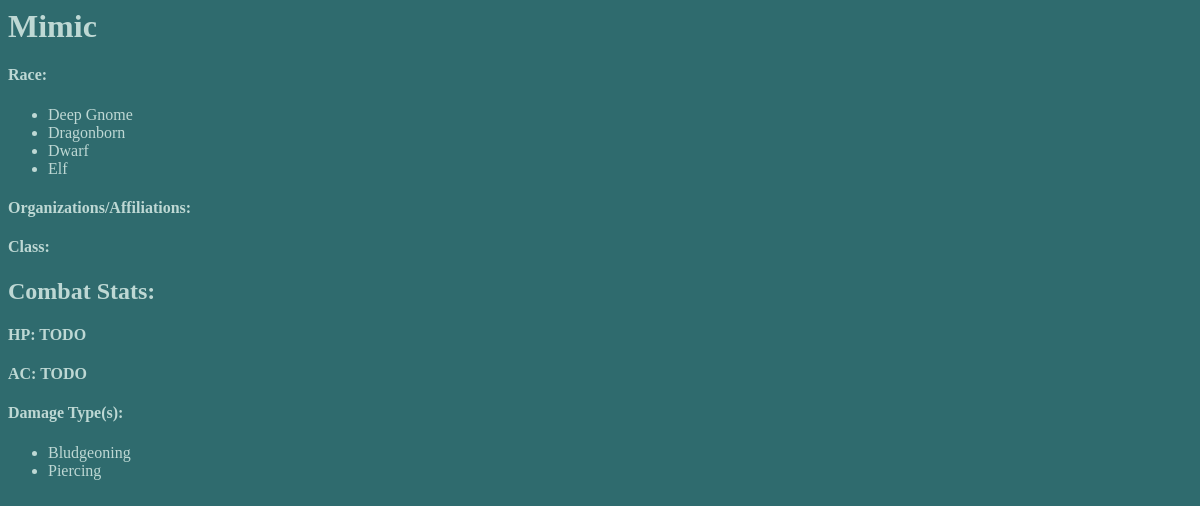
Screenshot of /dnd_codex/creature_detail/3/ with the database file from the repository.
### dnd_codex/models.py (models this page shows, shortened)
class Character(models.Model):
    race = models.ManyToManyField(Race, help_text="Select a race from previous races or create a new one using the + button\n")
    name = models.CharField(max_length=50)
    playableClass = models.ManyToManyField(PlayableClass, help_text="Enter a class for this character or leave blank if it is not known", blank="True", )
    organization = models.CharField(max_length=100, blank=True)
    description = models.TextField()
    damageType = models.ManyToManyField(DamageType, help_text="Select a damage type from previous types or create a new one using the + button\n", null=True, blank=True)
    class Meta:
        abstract =True

class Creature(Character):
    health = models.IntegerField(default =0)
    date_modified = models.DateTimeField(datetime.now())
    class Meta:
        verbose_name_plural='Creatures'

class Race(models.Model):
    name = models.CharField(max_length=50, help_text="Enter a race/species")
    class Meta:
        ordering = ["name"]

class DamageType(models.Model):
    name = models.CharField(max_length=75, help_text="Enter a Damage Type")
    class Meta:
        ordering = ["name"]

### dnd_codex/views.py (the view)
# urls.py: path("creature_detail/<int:creatureID>/", views.CreatureDetail, name="creature_detail"),
def CreatureDetail(request, creatureID):
    creature = get_object_or_404(Creature, id = creatureID)
    return render(request, "codex/creature_detail.html", {"creature": creature})

### dnd_codex/templates/codex/creature_detail.html (shortened to what this page needs)
{% load static %}
<head>
<link rel="stylesheet" href="{% static 'codex/style.css' %}">
</head>
<h1 class="textColor"> {{creature.name}} </h1>
<h4 class="textColor">Race:</h4>
<ul>
    {% for race in creature.race.all %}
        <li class="textColor">{{ race.name }}</li>
    {% endfor %}
</ul>
<h4 class="textColor">Organizations/Affiliations:</h4>
<h4 class="textColor">Class:</h4>
<h2 class="textColor">Combat Stats:</h2>
<h4 class="textColor">HP: TODO</h4>
<h4 class="textColor">AC: TODO</h4>
<h4 class="textColor">Damage Type(s):</h4>
<ul>
    {% for damageType in creature.damageType.all %}
        <li class="textColor">{{ damageType.name }}</li>
    {% endfor %}
</ul>

### dnd_codex/static/codex/style.css (style rules this page uses)
.textColor { color: #BED8D4; }

### rows the page displays
Creature: name "Mimic"
Race: name "Deep Gnome"
Race: name "Dragonborn"
Race: name "Dwarf"
Race: name "Elf"
DamageType: name "Bludgeoning"
DamageType: name "Piercing"
